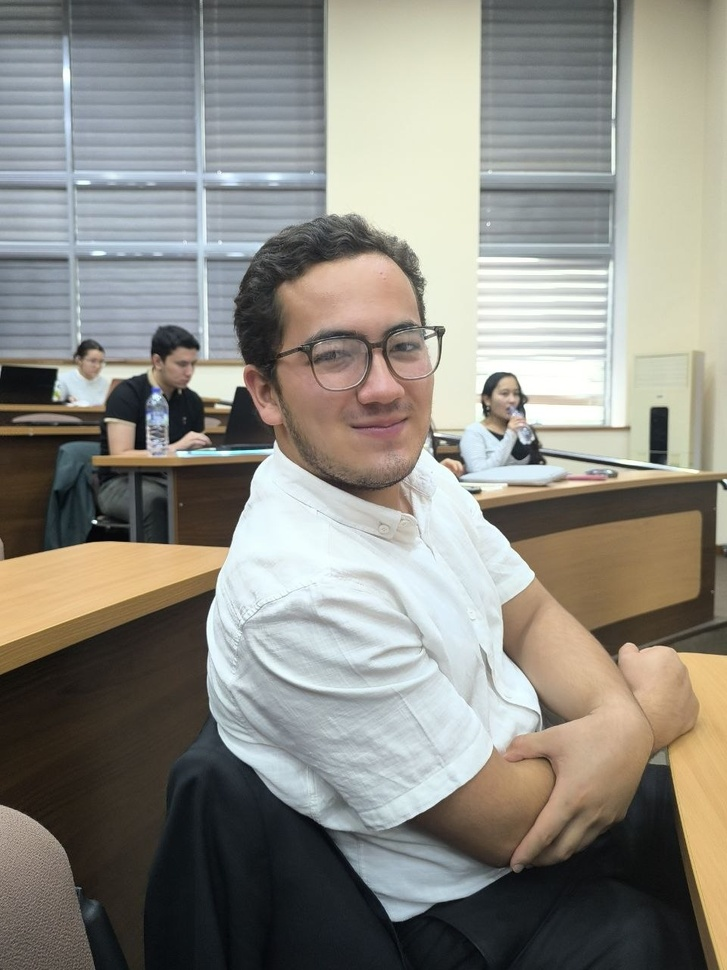
#> input picture semester 7/SOC4020 - Multimedia Computing/my-notes/code lossy/bober.jpg, 727 x 970 px, shrunk from 960 x 1280 before the run
$ python lossy.py
#> lines starting #> are read from the running program, lines starting #| are printed output that depends on the picture
import cv2
import matplotlib.pyplot as plt

img = cv2.imread('bober.jpg')
#> img is the input picture: shape (970, 727, 3); mean B, G, R 130.4, 138.3, 140.5

# Step 2: Save the image with different JPEG quality levels
for quality in [90, 50, 10]:
    cv2.imwrite('compressed_image_' + str(quality) + '.jpg', img, [cv2.IMWRITE_JPEG_QUALITY, quality])

# Step 3: Read and display the compressed images
img_90 = cv2.imread('compressed_image_90.jpg')
img_50 = cv2.imread('compressed_image_50.jpg')
img_10 = cv2.imread('compressed_image_10.jpg')

images = [img, img_90, img_50, img_10]
titles = ['Original Image', 'JPEG Compressed 90% Quality', 'JPEG Compressed 50% Quality', 'JPEG Compressed 10% Quality']

plt.figure()
for i in range(4):
    plt.subplot(2, 2, i + 1)
    plt.imshow(cv2.cvtColor(images[i], cv2.COLOR_BGR2RGB))  # OpenCV is BGR, matplotlib wants RGB
    plt.title(titles[i])
    plt.axis('off')
plt.show()
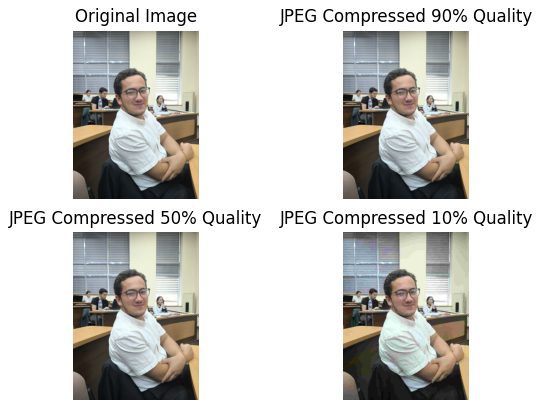
#> figure drawn by matplotlib, 4 panels

# Lower quality values result in more compression but also greater loss of image fidelity.
